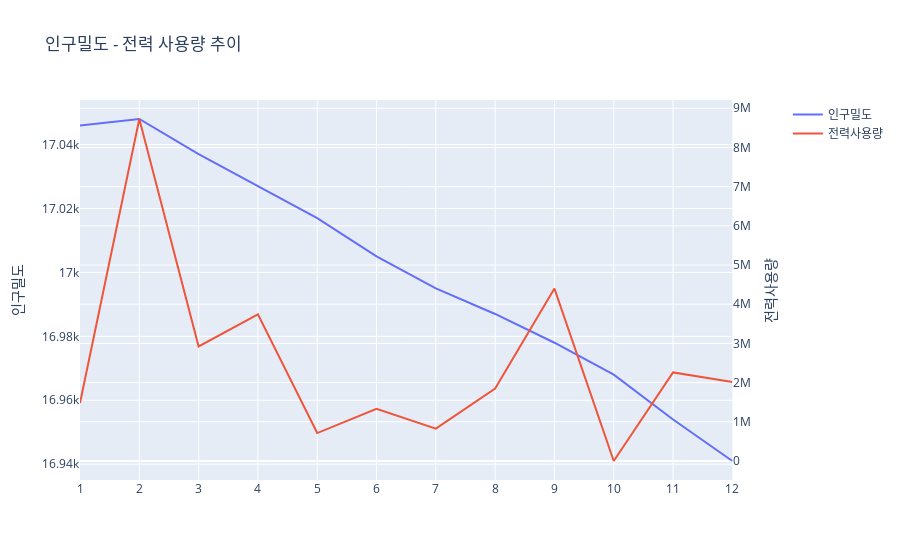

Notebook code cell kept with this figure:
### Code cell
fig = make_subplots(specs=[[{"secondary_y": True}]])
fig.add_trace(go.Scatter(x=data['월'], y=data['인구밀도'], mode='lines', name='인구밀도'), secondary_y=False)
fig.add_trace(go.Scatter(x=data['월'], y=data['사용량'], mode='lines', name='전력사용량'), secondary_y=True)

fig.update_xaxes(tickmode='linear', dtick=1)
fig.update_yaxes(title_text="인구밀도", secondary_y=False)
fig.update_yaxes(title_text="전력사용량", secondary_y=True)

fig.update_layout(title='인구밀도 - 전력 사용량 추이')
fig.show()

### Figure 1 — Plotly figure (JSON) as saved in the notebook; plotly's stock layout.template omitted (floating-point values rounded to 4 significant figures)
{"data": [{"mode": "lines", "name": "인구밀도", "type": "scatter", "x": [1, 2, 3, 4, 5, 6, 7, 8, 9, 10, 11, 12], "xaxis": "x", "y": [17046, 17048, 17037, 17027, 17017, 17005, 16995, 16987, 16978, 16968, 16954, 16941], "yaxis": "y"}, {"mode": "lines", "name": "전력사용량", "type": "scatter", "x": [1, 2, 3, 4, 5, 6, 7, 8, 9, 10, 11, 12], "xaxis": "x", "y": [1480180, 8725482, 2922775, 3743904, 712924, 1331473, 826373, 1848492, 4398183, 0, 2259608, 2016429], "yaxis": "y2"}], "layout": {"autosize": true, "title": {"text": "인구밀도 - 전력 사용량 추이"}, "xaxis": {"anchor": "y", "autorange": true, "domain": [0, 0.94], "dtick": 1, "range": [1, 12], "tickmode": "linear", "type": "linear"}, "yaxis": {"anchor": "x", "autorange": true, "domain": [0, 1], "range": [16940.0, 17050.0], "title": {"text": "인구밀도"}, "type": "linear"}, "yaxis2": {"anchor": "x", "autorange": true, "overlaying": "y", "range": [-484749, 9210231], "side": "right", "title": {"text": "전력사용량"}, "type": "linear"}}}
